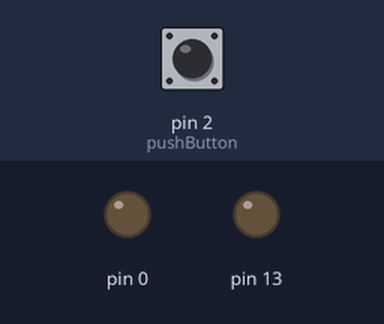
Simulated run of this sketch. Board: Arduino Uno, built with avr-gcc and run on an emulated ATmega328P. Shown: output pins drawn as LEDs (lit = HIGH). Inputs (shaded band) come from the test bench; at power-on: pin 2 (pushButton) LOW.

Above: at 1.2 s.
1.3 s: pin 2 (pushButton) pulled HIGH for 0.15 s
At 2.4 s:
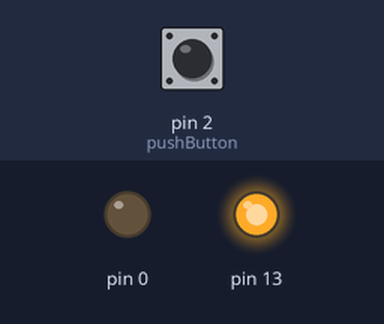
Timing chart, 0 to 4.3 s (numbered marks = the images above; inputs shaded):
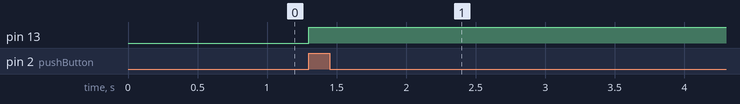

The sketch:

sketch_dec17b.ino
```cpp
int pushButton = 2;
int buttonState;
void setup() {
  pinMode(pushButton, INPUT);
  pinMode(13, OUTPUT);
  pinMode(buttonState,OUTPUT) ;
}


void loop (){
    int buttonState = digitalRead(pushButton);
    if (buttonState == HIGH){
      digitalWrite (13, HIGH);
      Serial.println (pushButton);
      delay(1);
    }
    else {
         Serial.println (0);
         delay (buttonState = LOW);
   }


}
```

Measured:
- after the input at 1.3 s, pin 13: LOW → HIGH at once
